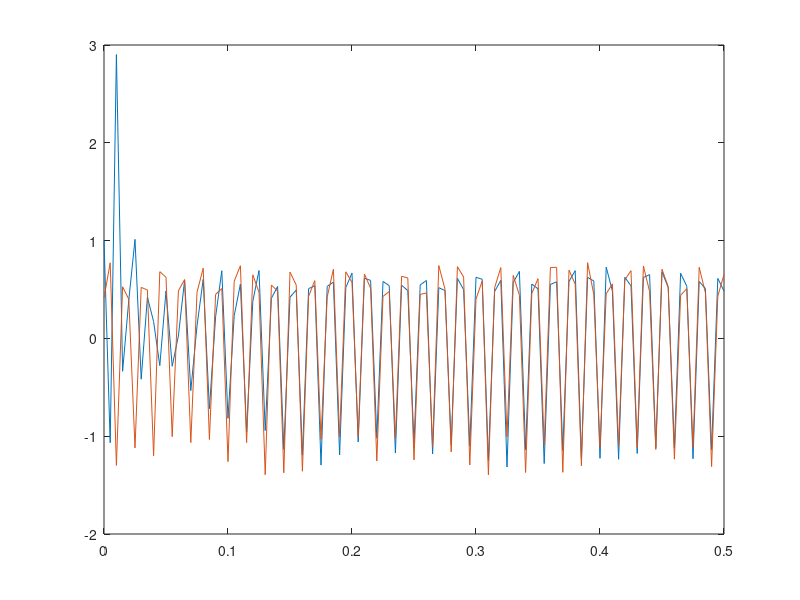
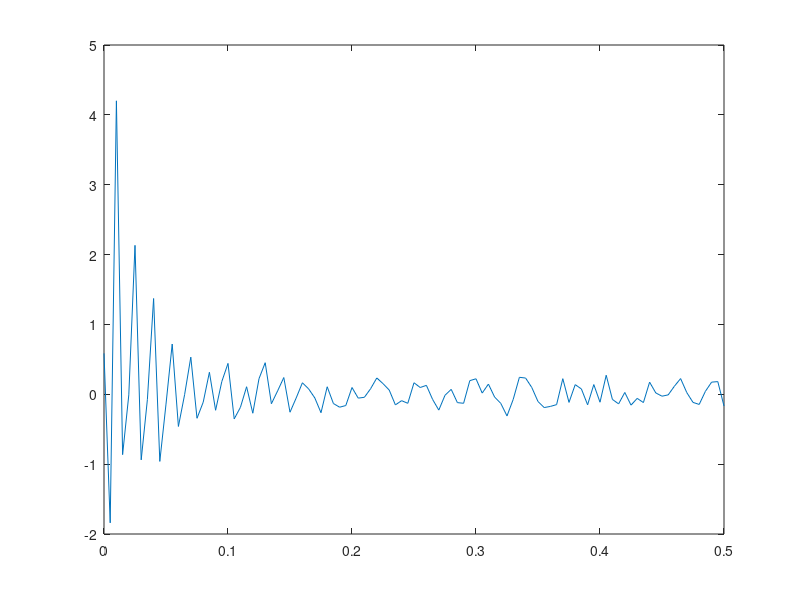

Recreate these plots in MATLAB, in order.
k = 0;
e = 10000;
wold = [0 -2 1];
wnew = [0 0 0];
sMin = -0.2;
sMax = 0.2;
alpha = 0.12;
y = zeros(101, 1);
x = zeros(101, 1);
z = zeros(101, 1);
while abs(e) > 0.001
    k = k+1;
    vk = 1.2*sin((2*pi*k)/3);
    vk1 = 1.2*sin((2*pi*(k-1))/3);
    a = (wold(1)*vk)+(wold(2)*vk1)+wold(3);
    sk = sMin+(rand()*(sMax-sMin));
    mk = 1.2*sin(((2*pi*k)/3)-(pi/2));
    t = sk+mk;
    if k <= 101
        y(k) = a;
    end
    e = t-a;
    if k <= 101
        x(k) = t;
    end
    if k <= 101
        z(k) = y(k)-x(k);
    end
    wnew = [(wold(1)+(2*alpha*e*vk)) (wold(2)+(2*alpha*e*vk1)) (wold(3)+(2*alpha*e))];
    wold(1) = wnew(1);
    wold(2) = wnew(2);
    wold(3) = wnew(3);
end

time = 0:0.5/100:0.5;
clf
plot(time, y)
hold on
plot(time, x)
figure
plot(time, z)

k
wnew